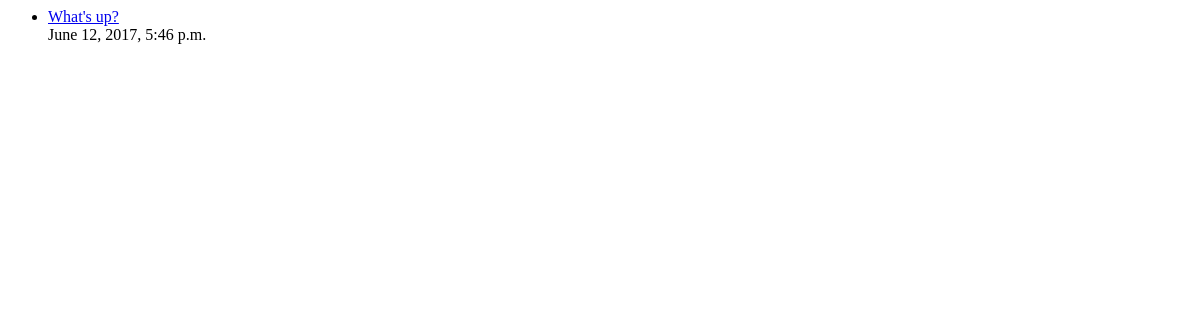
Before: /polls/ with the older database file.
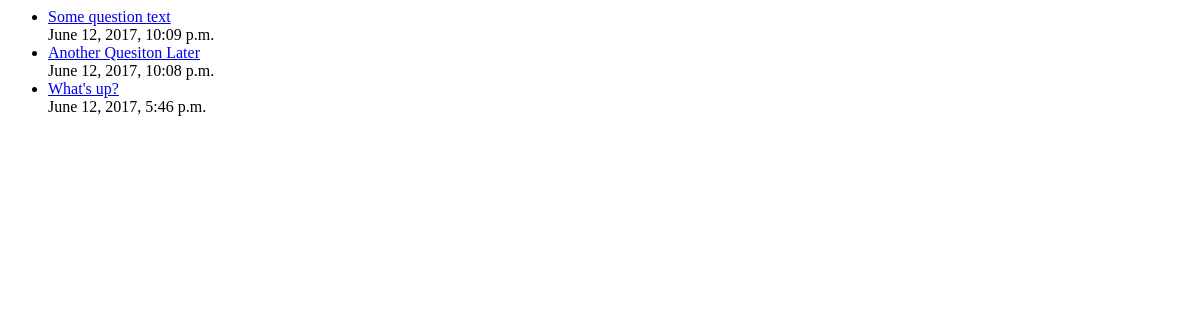
After: the same page with the newer database file.
### polls/models.py (models this page shows, shortened)
class Question(models.Model):
    question_text = models.CharField(max_length=200)
    pub_date = models.DateTimeField('date published')

### polls/views.py (the view)
class IndexView(generic.ListView):
    template_name='polls/index.html'
    context_object_name = 'latest_question_list'
    def get_queryset(self):
        return Question.objects.filter(
            pub_date__lte=timezone.now()
        ).order_by('-pub_date')[:5]

### polls/templates/polls/index.html
{% if latest_question_list %}
    <ul>
    {% for question in latest_question_list %}
        <li><a href="{% url 'polls:detail' question.id %}">{{ question.question_text }}</a> </li> <span>{{ question.pub_date}}</span>
    {% endfor %}
    </ul>
{% else %}
    <p>No polls are available.</p>
{% endif %}

Changed rows visible on the page:
added Question: question_text "Some question text", pub_date "June 12, 2017, 10:09 p.m."
added Question: question_text "Another Quesiton Later", pub_date "June 12, 2017, 10:08 p.m."
